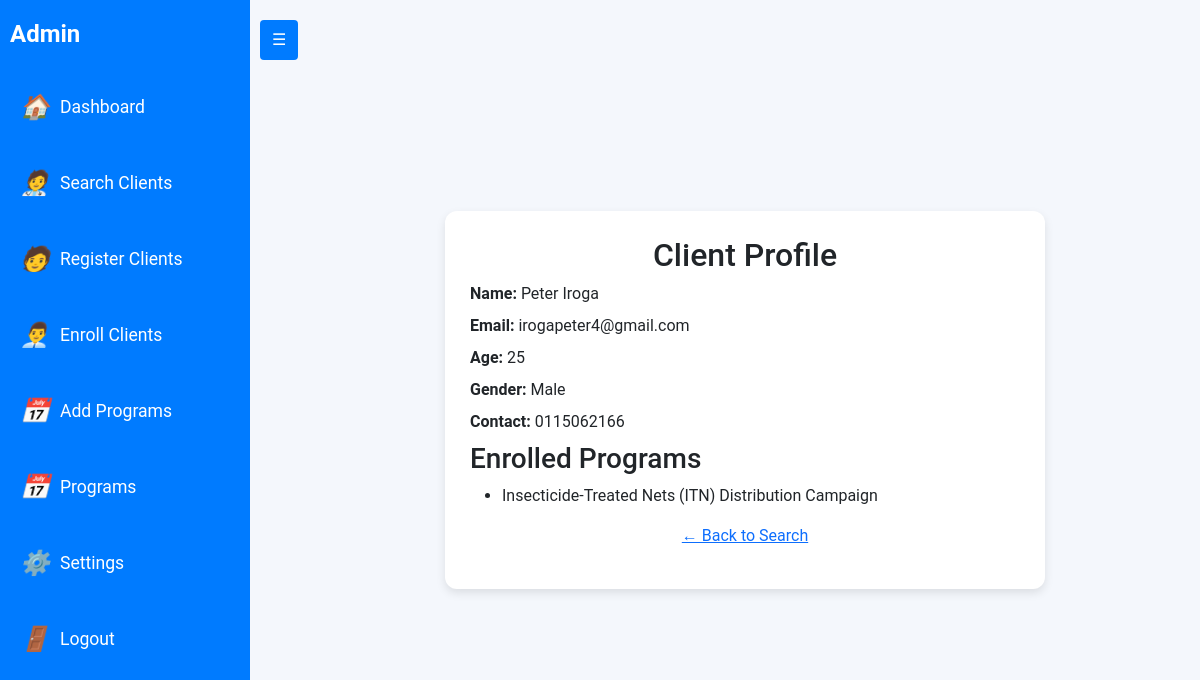
/admin/view_client.php?id=5, run on the app's committed database.
### tables this page shows
CREATE TABLE `clients` (
  `id` int(11) NOT NULL,
  `name` varchar(100) NOT NULL,
  `age` int(3) NOT NULL,
  `gender` enum('Male','Female') NOT NULL,
  `contact` varchar(20) NOT NULL,
  `email` varchar(100) NOT NULL,
  `password` varchar(255) NOT NULL,
  `created_at` timestamp NOT NULL DEFAULT current_timestamp()
);

CREATE TABLE `programs` (
  `id` int(11) NOT NULL,
  `name` varchar(100) NOT NULL,
  `description` text DEFAULT NULL,
  `created_at` timestamp NOT NULL DEFAULT current_timestamp()
);

### admin/view_client.php (the view, shortened to what this page needs)
<?php
$client_id = $_GET['id'];
$conn = new mysqli("localhost", "root", "", "health_system");
$stmt = $conn->prepare("SELECT * FROM clients WHERE id = ?");
$stmt->bind_param("i", $client_id);
$stmt->execute();
$result = $stmt->get_result();
$client = $result->fetch_assoc();
$stmt = $conn->prepare("
    SELECT p.name FROM programs p
    JOIN enrollments e ON e.program_id = p.id
    WHERE e.client_id = ?
");
$stmt->bind_param("i", $client_id);
$stmt->execute();
$programs = $stmt->get_result();
?>
<!DOCTYPE html>
<html>
<head>
</head>
<body>
<?php include 'sidebar.php'; ?>
    <div class="profile-box">
        <h2>Client Profile</h2>
        <div class="info">
            <p><strong>Name:</strong> <?= htmlspecialchars($client['name']) ?></p>
            <p><strong>Email:</strong> <?= htmlspecialchars($client['email']) ?></p>
            <p><strong>Age:</strong> <?= $client['age'] ?></p>
            <p><strong>Gender:</strong> <?= $client['gender'] ?></p>
            <p><strong>Contact:</strong> <?= $client['contact'] ?></p>
        </div>
        <h3>Enrolled Programs</h3>
        <ul>
            <?php
            if ($programs->num_rows > 0) {
                while ($row = $programs->fetch_assoc()) {
                    echo "<li>" . htmlspecialchars($row['name']) . "</li>";
                }
            } else {
                echo "<li>No programs enrolled.</li>";
            }
            ?>
        </ul>
        <p style="text-align: center;"><a href="search_client.php">← Back to Search</a></p>
    </div>
</body>
</html>

### admin/view_client.php (style rules this page uses)
body { font-family: 'Segoe UI', sans-serif; background-color: #f7f9fc; padding: 30px; display: flex; justify-content: center; align-items: center; height: 100vh; margin: 0; padding: 20px; }
.profile-box { width: 600px; margin: auto; background: #fff; padding: 25px; border-radius: 12px; box-shadow: 0 4px 10px rgba(0,0,0,0.1); }
h2 { text-align: center; color: #333; }
.info p { margin: 8px 0; }
ul { padding-left: 20px; }
a { text-decoration: none; color: #007bff; }

### admin/sidebar.php (style rules this page uses)
body { font-family: 'Roboto', sans-serif; background-color: #f4f7fc; margin: 0; padding: 0; transition: padding-left 0.3s ease; }

### data on the page
clients: name "Peter Iroga", email "irogapeter4@gmail.com", age "25", gender "Male", contact "0115062166"
programs: name "Insecticide-Treated Nets (ITN) Distribution Campaign"
